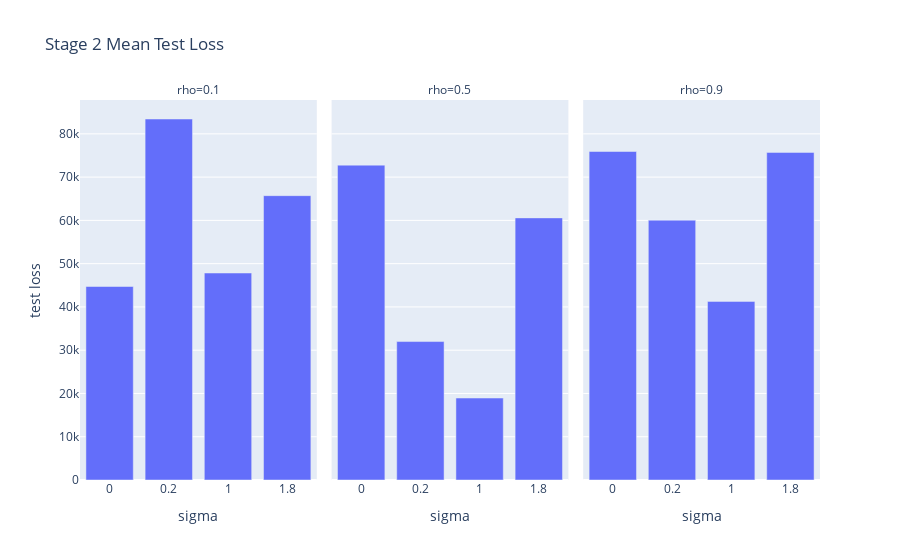

The notebook cell saved with this chart:
### Code cell
fig = px.bar(df_mean_stage_2, x='sigma', y='test loss', 
             facet_col='rho', 
             title='Stage 2 Mean Test Loss',
             category_orders={'sigma':np.unique(np.sort(stage_2_test_sigma)).tolist(),})
fig.update_xaxes(type='category')
fig.show()

### Figure 1 — Plotly figure (JSON) as saved in the notebook; plotly's stock layout.template omitted (floating-point values rounded to 4 significant figures)
{"data": [{"alignmentgroup": "True", "hovertemplate": "rho=0.1<br>sigma=%{x}<br>test loss=%{y}<extra></extra>", "legendgroup": "", "marker": {"color": "#636efa", "pattern": {"shape": ""}}, "name": "", "offsetgroup": "", "orientation": "v", "showlegend": false, "textposition": "auto", "type": "bar", "x": [0, 0.2, 1, 1.8], "xaxis": "x", "y": [44720.0, 83430.0, 47840.0, 65710.0], "yaxis": "y"}, {"alignmentgroup": "True", "hovertemplate": "rho=0.5<br>sigma=%{x}<br>test loss=%{y}<extra></extra>", "legendgroup": "", "marker": {"color": "#636efa", "pattern": {"shape": ""}}, "name": "", "offsetgroup": "", "orientation": "v", "showlegend": false, "textposition": "auto", "type": "bar", "x": [0, 0.2, 1, 1.8], "xaxis": "x2", "y": [72770.0, 31990.0, 18940.0, 60580.0], "yaxis": "y2"}, {"alignmentgroup": "True", "hovertemplate": "rho=0.9<br>sigma=%{x}<br>test loss=%{y}<extra></extra>", "legendgroup": "", "marker": {"color": "#636efa", "pattern": {"shape": ""}}, "name": "", "offsetgroup": "", "orientation": "v", "showlegend": false, "textposition": "auto", "type": "bar", "x": [0, 0.2, 1, 1.8], "xaxis": "x3", "y": [75920.0, 60050.0, 41280.0, 75710.0], "yaxis": "y3"}], "layout": {"annotations": [{"font": {}, "showarrow": false, "text": "rho=0.1", "x": 0.16, "xanchor": "center", "xref": "paper", "y": 1, "yanchor": "bottom", "yref": "paper"}, {"font": {}, "showarrow": false, "text": "rho=0.5", "x": 0.5, "xanchor": "center", "xref": "paper", "y": 1, "yanchor": "bottom", "yref": "paper"}, {"font": {}, "showarrow": false, "text": "rho=0.9", "x": 0.84, "xanchor": "center", "xref": "paper", "y": 1, "yanchor": "bottom", "yref": "paper"}], "barmode": "relative", "legend": {"tracegroupgap": 0}, "title": {"text": "Stage 2 Mean Test Loss"}, "xaxis": {"anchor": "y", "categoryarray": [0, 0.2, 1, 1.8], "categoryorder": "array", "domain": [0, 0.32], "title": {"text": "sigma"}, "type": "category"}, "xaxis2": {"anchor": "y2", "categoryarray": [0, 0.2, 1, 1.8], "categoryorder": "array", "domain": [0.34, 0.66], "matches": "x", "title": {"text": "sigma"}, "type": "category"}, "xaxis3": {"anchor": "y3", "categoryarray": [0, 0.2, 1, 1.8], "categoryorder": "array", "domain": [0.68, 1.0], "matches": "x", "title": {"text": "sigma"}, "type": "category"}, "yaxis": {"anchor": "x", "domain": [0, 1], "title": {"text": "test loss"}}, "yaxis2": {"anchor": "x2", "domain": [0, 1], "matches": "y", "showticklabels": false}, "yaxis3": {"anchor": "x3", "domain": [0, 1], "matches": "y", "showticklabels": false}}}
